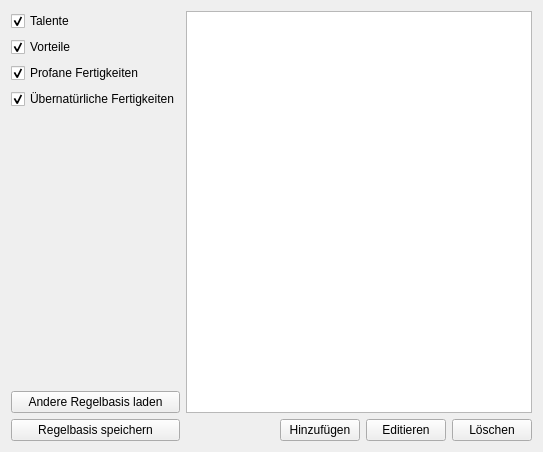
<?xml version="1.0" encoding="UTF-8"?>
<ui version="4.0">
 <class>Form</class>
 <widget class="QWidget" name="Form">
  <property name="geometry">
   <rect>
    <x>0</x>
    <y>0</y>
    <width>543</width>
    <height>452</height>
   </rect>
  </property>
  <property name="windowTitle">
   <string>Sephrasto - Datenbank-Editor</string>
  </property>
  <layout class="QGridLayout" name="gridLayout">
   <item row="0" column="0">
    <layout class="QHBoxLayout" name="horizontalLayout_2">
     <item>
      <layout class="QVBoxLayout" name="verticalLayout">
       <item>
        <widget class="QCheckBox" name="showTalente">
         <property name="text">
          <string>Talente</string>
         </property>
         <property name="checked">
          <bool>true</bool>
         </property>
        </widget>
       </item>
       <item>
        <widget class="QCheckBox" name="showVorteile">
         <property name="text">
          <string>Vorteile</string>
         </property>
         <property name="checked">
          <bool>true</bool>
         </property>
         <property name="tristate">
          <bool>false</bool>
         </property>
        </widget>
       </item>
       <item>
        <widget class="QCheckBox" name="showFertigkeiten">
         <property name="text">
          <string>Profane Fertigkeiten</string>
         </property>
         <property name="checked">
          <bool>true</bool>
         </property>
        </widget>
       </item>
       <item>
        <widget class="QCheckBox" name="showUebernatuerlicheFertigkeiten">
         <property name="text">
          <string>Übernatürliche Fertigkeiten</string>
         </property>
         <property name="checked">
          <bool>true</bool>
         </property>
        </widget>
       </item>
       <item>
        <spacer name="verticalSpacer">
         <property name="orientation">
          <enum>Qt::Vertical</enum>
         </property>
         <property name="sizeHint" stdset="0">
          <size>
           <width>20</width>
           <height>40</height>
          </size>
         </property>
        </spacer>
       </item>
       <item>
        <widget class="QPushButton" name="buttonLoadDB">
         <property name="text">
          <string>Andere Regelbasis laden</string>
         </property>
        </widget>
       </item>
       <item>
        <widget class="QPushButton" name="buttonSaveDB">
         <property name="text">
          <string>Regelbasis speichern</string>
         </property>
        </widget>
       </item>
      </layout>
     </item>
     <item>
      <layout class="QVBoxLayout" name="verticalLayout_2">
       <item>
        <widget class="QListView" name="listDatenbank"/>
       </item>
       <item>
        <layout class="QHBoxLayout" name="horizontalLayout">
         <item>
          <spacer name="horizontalSpacer">
           <property name="orientation">
            <enum>Qt::Horizontal</enum>
           </property>
           <property name="sizeHint" stdset="0">
            <size>
             <width>40</width>
             <height>20</height>
            </size>
           </property>
          </spacer>
         </item>
         <item>
          <widget class="QPushButton" name="buttonHinzufuegen">
           <property name="text">
            <string>Hinzufügen</string>
           </property>
          </widget>
         </item>
         <item>
          <widget class="QPushButton" name="buttonEditieren">
           <property name="text">
            <string>Editieren</string>
           </property>
          </widget>
         </item>
         <item>
          <widget class="QPushButton" name="buttonLoeschen">
           <property name="text">
            <string>Löschen</string>
           </property>
          </widget>
         </item>
        </layout>
       </item>
      </layout>
     </item>
    </layout>
   </item>
  </layout>
 </widget>
 <tabstops>
  <tabstop>showTalente</tabstop>
  <tabstop>showVorteile</tabstop>
  <tabstop>showFertigkeiten</tabstop>
  <tabstop>showUebernatuerlicheFertigkeiten</tabstop>
  <tabstop>buttonHinzufuegen</tabstop>
  <tabstop>buttonEditieren</tabstop>
  <tabstop>buttonLoeschen</tabstop>
  <tabstop>buttonLoadDB</tabstop>
  <tabstop>buttonSaveDB</tabstop>
 </tabstops>
 <resources/>
 <connections/>
</ui>
